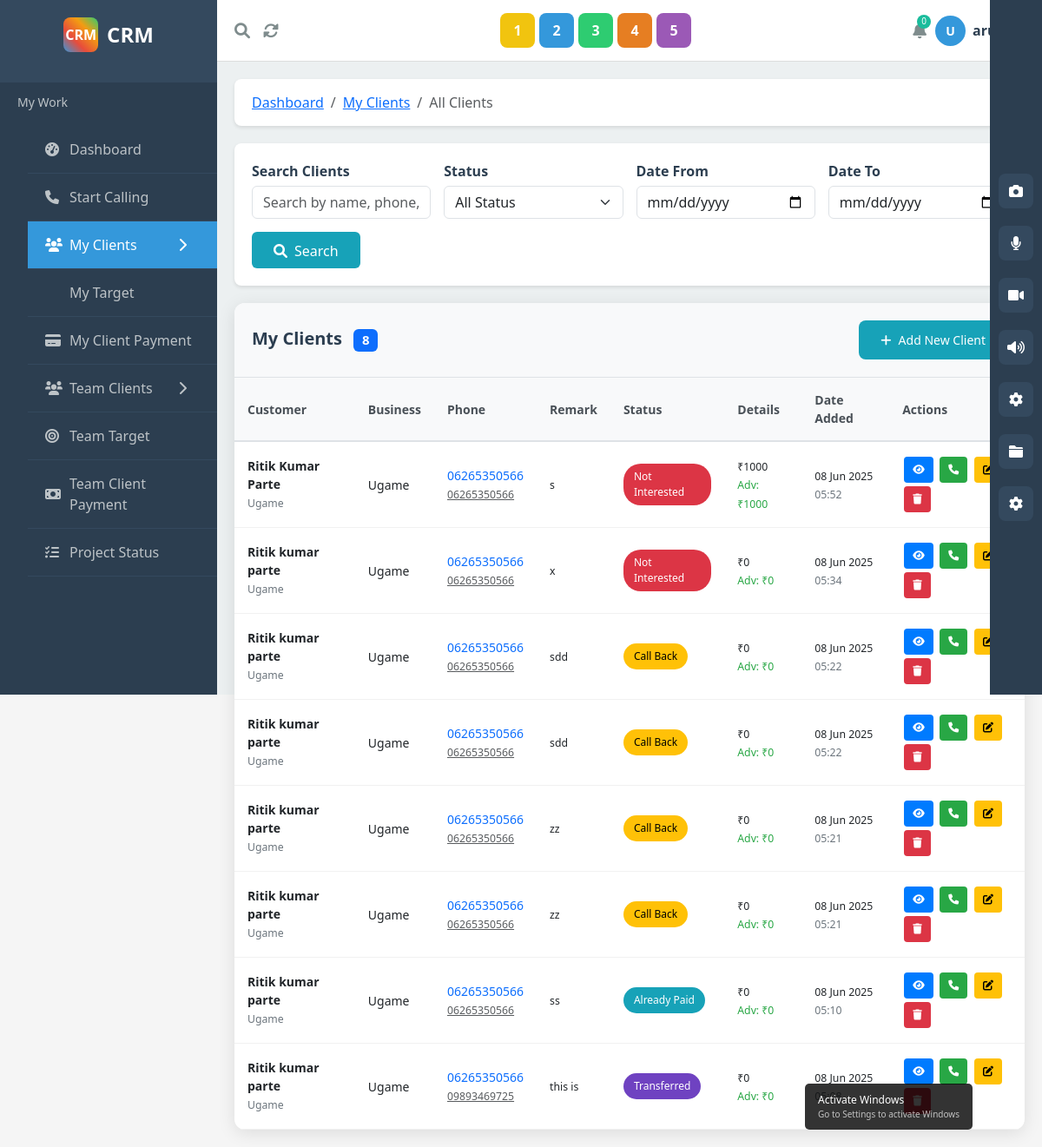
/clients/ (signed in), run on an earlier commit of the app's database.
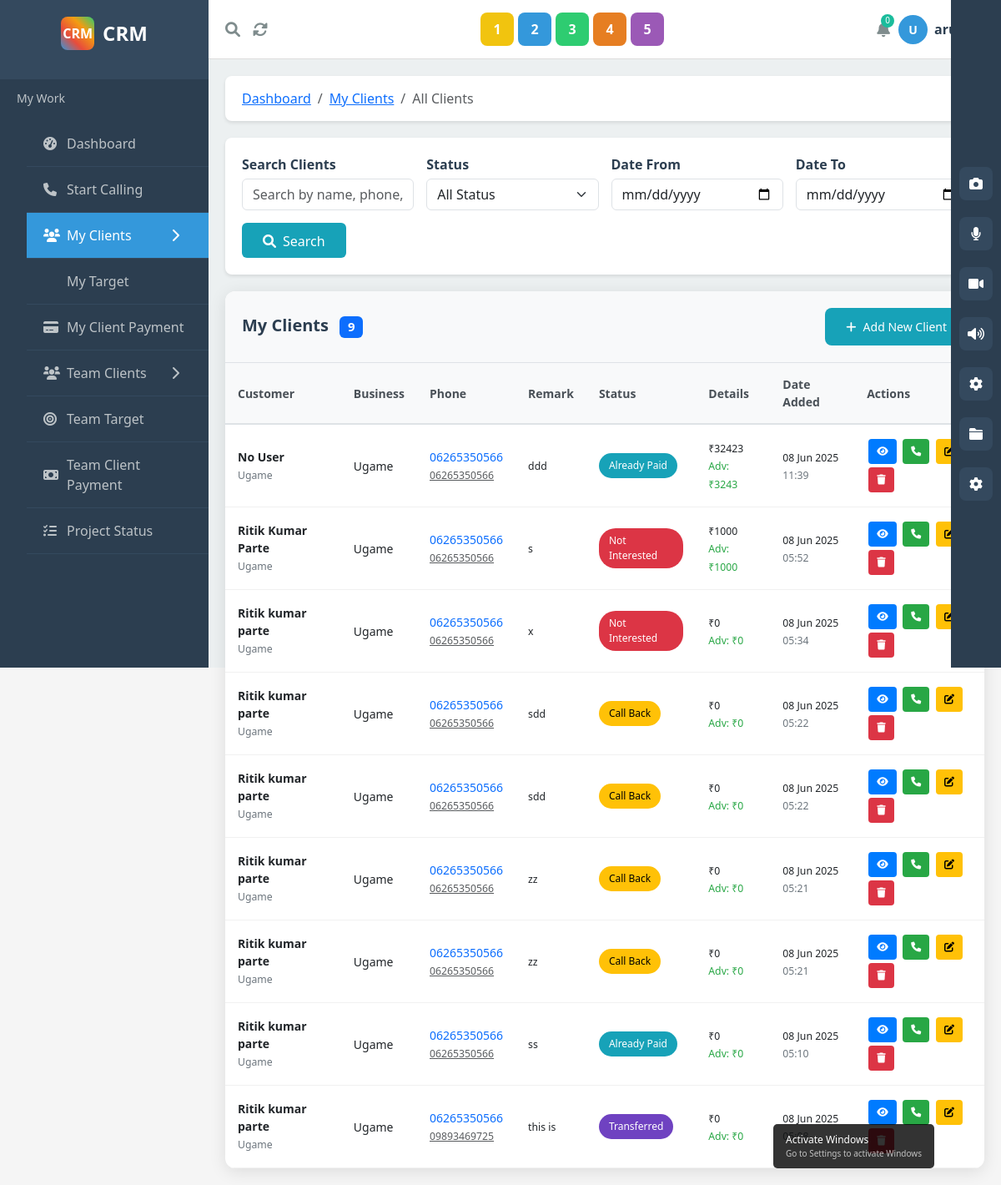
And on a later commit of the database.
### apps/clients/models.py (models this page shows, shortened)
class Client(models.Model):
    STATUS_CHOICES = [
        ('metalized', 'Metalized'),
        ('call_back', 'Call Back'),
        ('not_interested', 'Not Interested'),
        ('already_paid', 'Already Paid'),
        ('transferred', 'Transferred'),
    ]
    INDUSTRY_CHOICES = [
        ('web_design', 'Web Design & Development'),
        ('real_estate', 'Real Estate'),
        ('home_decor', 'Home Decor'),
        ('studio_accessories', 'Studio Accessories'),
        ('handloom', 'Handloom'),
        ('other', 'Other'),
    ]
    customer_name = models.CharField(max_length=100)
    business_name = models.CharField(max_length=100)
    business_address = models.TextField()
    primary_phone = models.CharField(max_length=15)
    secondary_phone = models.CharField(max_length=15, blank=True, null=True)
    business_email = models.EmailField(blank=True, null=True)
    gst_number = models.CharField(max_length=20, blank=True, null=True)
    industry_type = models.CharField(max_length=50, choices=INDUSTRY_CHOICES, default='other')
    work_required = models.CharField(max_length=200, blank=True, null=True)
    project_handover_date = models.DateField(blank=True, null=True)
    remarks = models.TextField(blank=True, null=True)
    project_status = models.CharField(max_length=20, choices=STATUS_CHOICES, default='call_back')
    assigned_to = models.ForeignKey(User, on_delete=models.CASCADE, related_name='assigned_clients')
    transferred_to = models.ForeignKey(
        User,
        on_delete=models.SET_NULL,
        null=True,
        blank=True,
        related_name='transferred_clients'
    )
    added_by = models.ForeignKey(User, on_delete=models.CASCADE, related_name='added_clients')
    total_amount = models.DecimalField(max_digits=10, decimal_places=2)
    advance_amount = models.DecimalField(max_digits=10, decimal_places=2, default=0, blank=True)
    date_added = models.DateTimeField(auto_now_add=True)
    date_modified = models.DateTimeField(auto_now=True)
    class Meta:
        ordering = ['-date_added']

### apps/clients/views.py (the view)
# urls.py: path('', views.dashboard_or_clients_view, name='dashboard_or_clients'),
@login_required
def dashboard_or_clients_view(request):
    user = request.user
    today = datetime.now().date()
    print(f"DEBUG: Current user: {user.username}")
    print(f"DEBUG: Request path: {request.path}")
    todays_clients = Client.objects.filter(
        assigned_to=user,
        date_added__date=today
    ).order_by('-date_added')
    transferred_clients = Client.objects.filter(
        assigned_to=user,
        transferred_to=user,
        date_modified__date=today
    ).exclude(added_by=user).order_by('-date_modified')
    stats = {
        'total_target': 'Rs.21000/ Rs.0',
        'month_metalized': Client.objects.filter(
            assigned_to=user,
            project_status='metalized',
            date_added__month=today.month,
            date_added__year=today.year
        ).count(),
        'today_callback': Client.objects.filter(
            assigned_to=user,
            project_status='call_back',
            date_added__date=today
        ).count(),
    }
    context = {
        'stats': stats,
        'todays_clients': todays_clients,
        'transferred_clients': transferred_clients,
        'user': user,
    }
    if '/dashboard/' in request.path:
        return render(request, 'dashboard/dashboard.html', context)
    else:
        all_clients = Client.objects.filter(assigned_to=user).order_by('-date_added')
        context['clients'] = all_clients
        return render(request, 'clients/clients.html', context)

### templates/clients/Clients.html (shortened to what the changed rows need)
<!DOCTYPE html>
<html lang="en">
<head>
    <link href="https://cdn.jsdelivr.net/npm/bootstrap@5.3.0/dist/css/bootstrap.min.css" rel="stylesheet">
    <link href="https://cdnjs.cloudflare.com/ajax/libs/font-awesome/6.0.0/css/all.min.css" rel="stylesheet">
</head>
<body>
    <div class="main-container">
        <div class="main-content">
            <div class="dashboard-content">
                <div class="client-management">
                    <div class="table-header">
                        <h5 class="table-title">
                            My Clients
                            {% if clients.count %}
                                <span class="badge bg-primary ms-2">{{ clients.count }}</span>
                            {% endif %}
                        </h5>
                    </div>
                    <div class="table-content">
                        <table class="custom-table">
                            <thead>
                                <tr>
                                    <th>Customer</th>
                                    <th>Business</th>
                                    <th>Phone</th>
                                    <th>Remark</th>
                                    <th>Status</th>
                                    <th>Details</th>
                                    <th>Date Added</th>
                                    <th>Actions</th>
                                </tr>
                            </thead>
                            <tbody>
                                {% if clients %}
                                    {% for client in clients %}
                                    <tr>
                                        <td>
                                            <strong>{{ client.customer_name }}</strong>
                                            {% if client.business_name %}
                                                <br><small style="color: #6c757d;">{{ client.business_name }}</small>
                                            {% endif %}
                                        </td>
                                        <td>{{ client.business_name|default:"-" }}</td>
                                        <td>
                                            <a href="tel:{{ client.primary_phone }}" class="text-decoration-none">
                                                {{ client.primary_phone }}
                                            </a>
                                            {% if client.secondary_phone %}
                                                <br><small><a href="tel:{{ client.secondary_phone }}" class="text-muted">{{ client.secondary_phone }}</a></small>
                                            {% endif %}
                                        </td>
                                        <td>
                                            <small>{{ client.remarks|default:"-"|truncatechars:50 }}</small>
                                        </td>
                                        <td>
                                            <span class="status-badge status-{{ client.project_status }}">
                                                {{ client.get_project_status_display }}
                                            </span>
                                        </td>
                                        <td>
                                            <small>₹{{ client.total_amount|floatformat:0 }}</small>
                                            {% if client.advance_amount %}
                                                <br><small style="color: #28a745;">Adv: ₹{{ client.advance_amount|floatformat:0 }}</small>
                                            {% endif %}
                                        </td>
                                        <td>
                                            <small>{{ client.date_added|date:"d M Y" }}</small>
                                            <br><small style="color: #6c757d;">{{ client.date_added|date:"H:i" }}</small>
                                        </td>
                                        <td>
                                            <button class="action-btn btn-view" onclick="viewClient({{ client.id }})" title="View Details">
                                                <i class="fas fa-eye"></i>
                                            </button>
                                            <button class="action-btn btn-call" onclick="callClient('{{ client.primary_phone }}', '{{ client.customer_name }}')" title="Call Client">
                                                <i class="fas fa-phone"></i>
                                            </button>
                                            <button class="action-btn btn-edit" onclick="editClient({{ client.id }})" title="Edit Client">
                                                <i class="fas fa-edit"></i>
                                            </button>
                                            <button class="action-btn btn-delete" onclick="deleteClient({{ client.id }}, '{{ client.customer_name }}')" title="Delete Client">
                                                <i class="fas fa-trash"></i>
                                            </button>
                                        </td>
                                    </tr>
                                    {% endfor %}
                                {% endif %}
                            </tbody>
                        </table>
                    </div>
                </div>
            </div>
        </div>
    </div>
</body>
</html>

What changed in the data, as far as the page shows it:
added Client: customer_name "No User", business_name "Ugame", primary_phone "06265350566", secondary_phone "06265350566", remarks "ddd", project_status "Already Paid", total_amount "32423", advance_amount "3243", date_added "08 Jun 2025", date_added "11:39"
Also different on the page:
{{ clients.count }}: "8" → "9"
